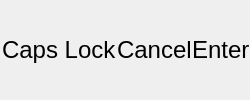
             <widget class="QWidget" name="legendOSKshift" native="true">
              <layout class="QHBoxLayout" name="horizontalLayout_5" stretch="70,464,25,12,22,41,25,12,22,41,25,12,95,37,29,12,69,37,29,12,56,8">
               <property name="spacing">
                <number>0</number>
               </property>
               <property name="leftMargin">
                <number>2</number>
               </property>
               <property name="topMargin">
                <number>0</number>
               </property>
               <property name="rightMargin">
                <number>0</number>
               </property>
               <property name="bottomMargin">
                <number>0</number>
               </property>
               <item>
                <widget class="QWidget" name="icon_controller_shift" native="true">
                 <property name="styleSheet">
                  <string notr="true"/>
                 </property>
                </widget>
               </item>
               <item>
                <spacer name="horizontalSpacer_22">
                 <property name="orientation">
                  <enum>Qt::Horizontal</enum>
                 </property>
                 <property name="sizeHint" stdset="0">
                  <size>
                   <width>0</width>
                   <height>20</height>
                  </size>
                 </property>
                </spacer>
               </item>
               <item>
                <widget class="QWidget" name="button_L_shift" native="true"/>
               </item>
               <item>
                <spacer name="horizontalSpacer_23">
                 <property name="orientation">
                  <enum>Qt::Horizontal</enum>
                 </property>
                 <property name="sizeHint" stdset="0">
                  <size>
                   <width>0</width>
                   <height>20</height>
                  </size>
                 </property>
                </spacer>
               </item>
               <item>
                <widget class="QWidget" name="arrow_left_shift" native="true"/>
               </item>
               <item>
                <spacer name="horizontalSpacer_24">
                 <property name="orientation">
                  <enum>Qt::Horizontal</enum>
                 </property>
                 <property name="sizeHint" stdset="0">
                  <size>
                   <width>0</width>
                   <height>20</height>
                  </size>
                 </property>
                </spacer>
               </item>
               <item>
                <widget class="QWidget" name="button_R_shift" native="true"/>
               </item>
               <item>
                <spacer name="horizontalSpacer_25">
                 <property name="orientation">
                  <enum>Qt::Horizontal</enum>
                 </property>
                 <property name="sizeHint" stdset="0">
                  <size>
                   <width>0</width>
                   <height>20</height>
                  </size>
                 </property>
                </spacer>
               </item>
               <item>
                <widget class="QWidget" name="arrow_right_shift" native="true"/>
               </item>
               <item>
                <spacer name="horizontalSpacer_26">
                 <property name="orientation">
                  <enum>Qt::Horizontal</enum>
                 </property>
                 <property name="sizeHint" stdset="0">
                  <size>
                   <width>0</width>
                   <height>20</height>
                  </size>
                 </property>
                </spacer>
               </item>
               <item>
                <widget class="QWidget" name="button_press_stick_shift" native="true"/>
               </item>
               <item>
                <spacer name="horizontalSpacer_27">
                 <property name="orientation">
                  <enum>Qt::Horizontal</enum>
                 </property>
                 <property name="sizeHint" stdset="0">
                  <size>
                   <width>0</width>
                   <height>20</height>
                  </size>
                 </property>
                </spacer>
               </item>
               <item>
                <widget class="QLabel" name="label_shift_shift">
                 <property name="font">
                  <font>
                   <pointsize>18</pointsize>
                  </font>
                 </property>
                 <property name="text">
                  <string notr="true">Caps Lock</string>
                 </property>
                </widget>
               </item>
               <item>
                <spacer name="horizontalSpacer_28">
                 <property name="orientation">
                  <enum>Qt::Horizontal</enum>
                 </property>
                 <property name="sizeHint" stdset="0">
                  <size>
                   <width>0</width>
                   <height>20</height>
                  </size>
                 </property>
                </spacer>
               </item>
               <item>
                <widget class="QWidget" name="button_X_shift" native="true"/>
               </item>
               <item>
                <spacer name="horizontalSpacer_29">
                 <property name="orientation">
                  <enum>Qt::Horizontal</enum>
                 </property>
                 <property name="sizeHint" stdset="0">
                  <size>
                   <width>0</width>
                   <height>20</height>
                  </size>
                 </property>
                </spacer>
               </item>
               <item>
                <widget class="QLabel" name="label_cancel_shift">
                 <property name="font">
                  <font>
                   <pointsize>18</pointsize>
                  </font>
                 </property>
                 <property name="text">
                  <string notr="true">Cancel</string>
                 </property>
                </widget>
               </item>
               <item>
                <spacer name="horizontalSpacer_30">
                 <property name="orientation">
                  <enum>Qt::Horizontal</enum>
                 </property>
                 <property name="sizeHint" stdset="0">
                  <size>
                   <width>0</width>
                   <height>20</height>
                  </size>
                 </property>
                </spacer>
               </item>
               <item>
                <widget class="QWidget" name="button_A_shift" native="true"/>
               </item>
               <item>
                <spacer name="horizontalSpacer_31">
                 <property name="orientation">
                  <enum>Qt::Horizontal</enum>
                 </property>
                 <property name="sizeHint" stdset="0">
                  <size>
                   <width>0</width>
                   <height>20</height>
                  </size>
                 </property>
                </spacer>
               </item>
               <item>
                <widget class="QLabel" name="label_enter_shift">
                 <property name="font">
                  <font>
                   <pointsize>18</pointsize>
                  </font>
                 </property>
                 <property name="text">
                  <string notr="true">Enter</string>
                 </property>
                </widget>
               </item>
               <item>
                <spacer name="horizontalSpacer_32">
                 <property name="orientation">
                  <enum>Qt::Horizontal</enum>
                 </property>
                 <property name="sizeHint" stdset="0">
                  <size>
                   <width>0</width>
                   <height>20</height>
                  </size>
                 </property>
                </spacer>
               </item>
              </layout>
             </widget>
